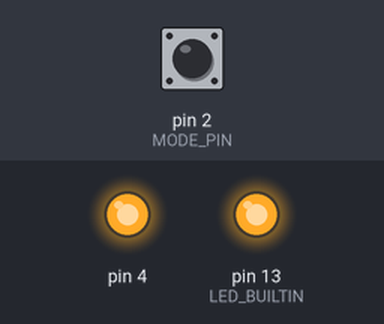
A sketch run on a simulated Arduino Uno, built with avr-gcc and run on an emulated ATmega328P. On the bench: output pins drawn as LEDs (lit = HIGH). Inputs (shaded band) come from the test bench; at power-on: pin 2 (MODE_PIN) HIGH.

Above: at 1.2 s.
1.3 s: pin 2 (MODE_PIN) pulled LOW for 0.15 s
At 1.37 s:
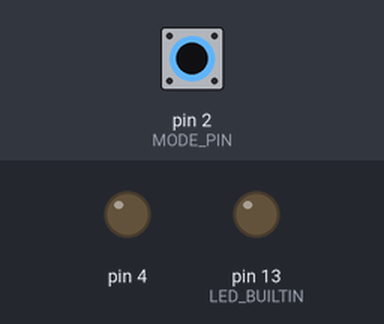
2.9 s: pin 2 (MODE_PIN) pulled LOW for 3.2 s
At 6.4 s:
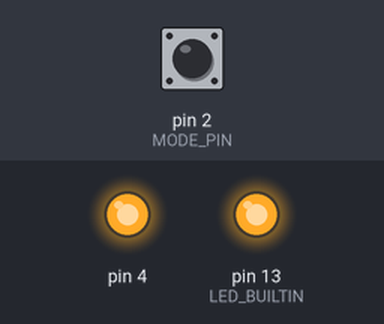
Timing chart, 0 to 7.9 s (numbered marks = the images above; inputs shaded):
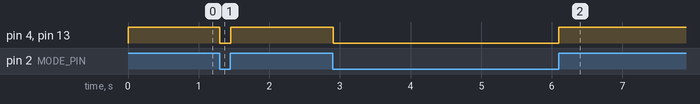

The sketch:

just_splitter_switched.ino
```cpp
const int MODE_PIN = 2;

void setup() {
  pinMode(MODE_PIN, INPUT_PULLUP);  // Button connected to GND when pressed
  pinMode(LED_BUILTIN, OUTPUT);
  pinMode(4, OUTPUT);
}

void loop() {
  int currentVal = digitalRead(MODE_PIN);

  // Set outputs based on button state every time
  if (currentVal == HIGH) {
    digitalWrite(LED_BUILTIN, HIGH);
    digitalWrite(4, HIGH);
  } else {
    digitalWrite(LED_BUILTIN, LOW);
    digitalWrite(4, LOW);
  }

  delay(10); // Small debounce, optional
}
```

Measured:
- after the input at 1.3 s, pin 4, pin 13 (LED_BUILTIN): HIGH → LOW at once, → HIGH 0.15 s later
- after the input at 2.9 s, pin 4, pin 13 (LED_BUILTIN): HIGH → LOW at once, → HIGH 3.2 s later
